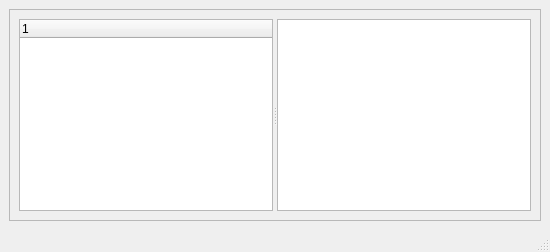
<?xml version="1.0" encoding="UTF-8"?>
<ui version="4.0">
 <class>ResultsWindow</class>
 <widget class="QMainWindow" name="ResultsWindow">
  <property name="geometry">
   <rect>
    <x>0</x>
    <y>0</y>
    <width>0</width>
    <height>0</height>
   </rect>
  </property>
  <property name="windowTitle">
   <string>Results / Analysis</string>
  </property>
  <widget class="QWidget" name="centralwidget">
   <layout class="QVBoxLayout" name="verticalLayout">
    <item>
     <widget class="QFrame" name="frame">
       <property name="frameShape">
        <enum>QFrame::StyledPanel</enum>
       </property>
       <property name="frameShadow">
        <enum>QFrame::Raised</enum>
       </property>
       <layout class="QHBoxLayout" name="horizontalLayout">
        <item>
         <widget class="QSplitter" name="results_nav_splitter">
          <property name="orientation">
           <enum>Qt::Horizontal</enum>
          </property>
          <widget class="QTreeWidget" name="nav_tree">
           <property name="accessibleName"><string>Results navigation</string></property>
           <property name="accessibleDescription"><string>Navigate between analysis result sections and plots.</string></property>
           <column>
            <property name="text">
             <string notr="true">1</string>
            </property>
           </column>
          </widget>
          <widget class="QStackedWidget" name="content_stack">
           <property name="sizePolicy"><sizepolicy hsizetype="Expanding" vsizetype="Expanding"><horstretch>0</horstretch><verstretch>0</verstretch></sizepolicy></property>
           <widget class="QWidget" name="figure_page">
            <layout class="QVBoxLayout" name="figure_layout">
             <property name="margin"><number>0</number></property>
             <item><widget class="QGraphicsView" name="graphics_view">
           <property name="accessibleName"><string>Results content</string></property>
            <property name="accessibleDescription"><string>View analysis summaries, references, and generated plots.</string></property>
             </widget></item>
            </layout>
           </widget>
          </widget>
         </widget>
        </item>
       </layout>
     </widget>
    </item>
   </layout>
  </widget>
  <widget class="QMenuBar" name="menubar">
   <property name="geometry">
    <rect>
     <x>0</x>
     <y>0</y>
     <width>799</width>
     <height>22</height>
    </rect>
   </property>
  </widget>
  <widget class="QStatusBar" name="statusbar"/>
 </widget>
 <resources/>
 <connections/>
</ui>
